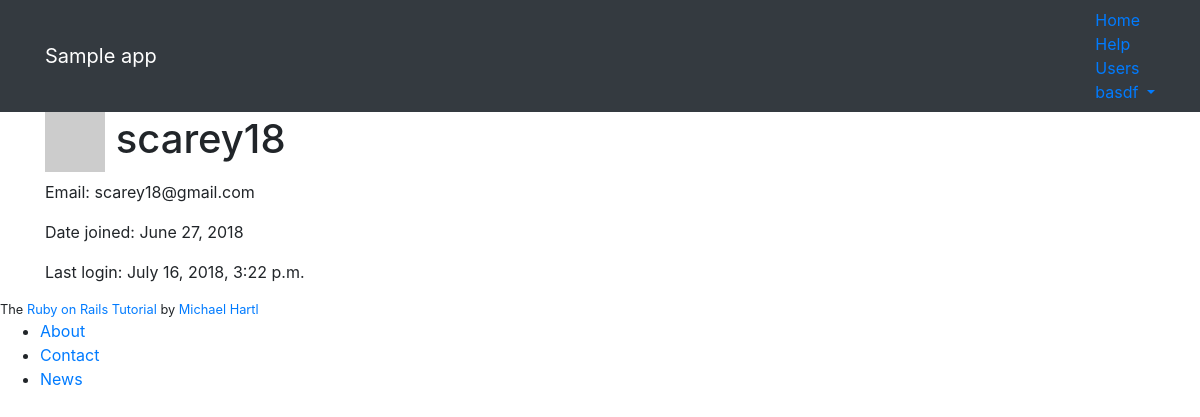
The app's page /users/1 (signed in) with its own data.
### static_pages/models.py (models this page shows, shortened)
class User(AbstractUser):
    is_active = models.BooleanField(default=False)
    activation_id = models.SlugField(null=True, blank=True, default=None)
    REQUIRED_FIELDS = ['email']
    def gravatar(self, size=60):
        digest = hashlib.md5(self.email.encode()).hexdigest()
        url = f'http://www.gravatar.com/avatar/{digest}'
        return mark_safe(f'<img src="{url}" height="{size}" width="{size}" class="gravatar">')

### static_pages/views.py (the view)
# urls.py: path('users/<int:pk>', views.UserProfile.as_view(), name='profile'),
class UserProfile(LoginRequiredMixin, DetailView):
    model = User
    template_name = 'static_pages/profile.html'
    fields = ['username', 'email']
    def get_context_object_name(self, obj):
        return 'u'
    def get_context_data(self, **kwargs):
        context = super().get_context_data(**kwargs)
        context['page_title'] = self.object.username
        return context
    def get_queryset(self):
        return active_users()

### static_pages/utils.py (called while the page is built)
def active_users():
    return User.objects.filter(is_active=True)

### static_pages/templates/static_pages/profile.html
{% extends 'base.html' %}
{% block content %}
<div class="row">
	<aside class="col-md-4">
		<section class="user_info">
			<h1>
				{{ u.gravatar }}
				{{ u.username }}
			</h1>
			<p>Email: {{ u.email }}</p>
			<p>Date joined: {{ u.date_joined|date:"F d, Y" }}</p>
			<p>Last login: {{ u.last_login }}</p>
		</section>
	</aside>
</div>
{% endblock %}

### static_pages/templates/base.html (shortened to what this page needs)
<head>
	<link rel="stylesheet" href="https://stackpath.bootstrapcdn.com/bootstrap/4.1.1/css/bootstrap.min.css">
	{% load static %}
	<link rel="stylesheet" type="text/css" href="{% static 'static_pages/style.scss' %}">
</head>
<body>
    <header class="navbar navbar-fixed-top navbar-dark bg-dark">
      	<div class="container">
        	<a href="{% url 'static_pages:home' %}" id="logo" class="navbar-brand">Sample app</a>
        	<nav>
          		<ul class="nav navbar-nav navbar-right">
            		<li><a href="{% url 'static_pages:home' %}">Home</a></li>
            		<li><a href="{% url 'static_pages:help' %}">Help</a></li>
            		{% if user.is_authenticated %}
            		<li><a href="{% url 'static_pages:index' %}">Users</a></li>
            		<li class="dropdown">
            			<a href="#" class="dropdown-toggle" data-toggle="dropdown">
            				{{ user.username }}<b class="caret"></b>
            			</a>
            		</li>
            		{% else %}
            		<li><a href="{% url 'static_pages:login' %}">Log in</a></li>
            		{% endif %}
          		</ul>
        	</nav>
      	</div>
    </header>
    <div class="container content">
        {% block content %}{% endblock %}
    </div>
    <footer class="footer">
		<small>
	    	The <a href="http://www.railstutorial.org/">Ruby on Rails Tutorial</a>
	   		by <a href="http://www.michaelhartl.com/">Michael Hartl</a>
	  	</small>
	  	<nav>
	    	<ul>
	      		<li><a href="{% url 'static_pages:about' %}">About</a></li>
	      		<li><a href="{% url 'static_pages:contact' %}">Contact</a></li>
	      		<li><a href="http://news.railstutorial.org/">News</a></li>
	    	</ul>
	  	</nav>
	</footer>
</body>

### records on screen
User: username "basdf"
User: username "scarey18", email "scarey18@gmail.com", date_joined "June 27, 2018", last_login "July 16, 2018, 3:22 p.m."
